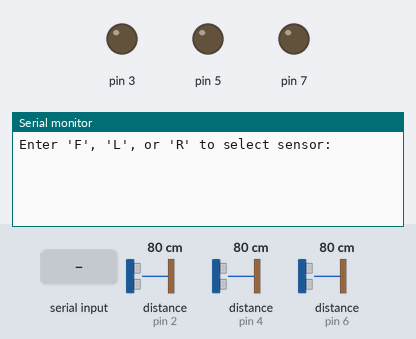
Bench run of a sketch on a simulated Arduino Uno, built with avr-gcc and run on an emulated ATmega328P. On the bench: output pins drawn as LEDs (lit = HIGH), the last lines printed to the serial monitor. The inputs (shaded band) are chosen by the test bench; at power-on: distance to the obstacle (sensors on pin 2, pin 4, pin 6) 80 cm. The echo pulse lasts 58.3 µs per cm.

Above: at 1.2 s.
1.3 s: "F\n" received over Serial
At 2.1 s:
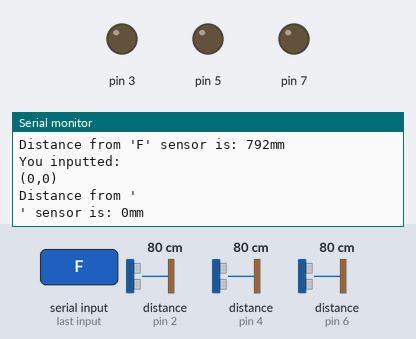
2.8 s: "L\n" received over Serial
At 2.91 s:
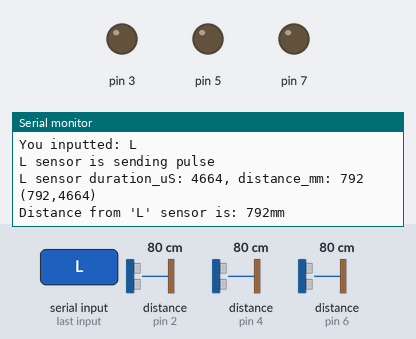
4.3 s: "R\n" received over Serial
At 4.41 s:
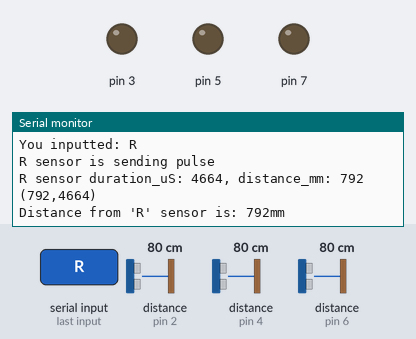

Measured:
- after the input at 1.3 s, the serial monitor: prints a new line at once (image 1)
- after the input at 2.8 s, the serial monitor: prints a new line at once (image 2)
- after the input at 4.3 s, the serial monitor: prints a new line at once (image 3)

The sketch:

ultrasonic_array_v2.ino
```cpp
#define SPEED_OF_SOUND_MM_PER_S 340000

struct uint16_tuple {
   uint16_t x;
   uint16_t y;
};

struct uint16_truple_tuple {
   uint16_tuple tupx;
   uint16_tuple tupy;
   uint16_tuple tupz;
};


class Ultrasonic { /////potentially get rid of the timeout_us and replace with #define to save 4bytes
  private:
    uint8_t _echo;
    uint8_t _trigger;
  public:
    char id_char;
    const uint8_t TRIGGER_LENGTH_US = 10;
    //const uint32_t SPEED_OF_SOUND_MM_PER_S = 340000;
    uint16_t prev_distance_mm;
    uint16_t curr_distance_mm;

    Ultrasonic(char char_name);
    void attach(uint8_t echo_pin, uint8_t trigger_pin);
    void sendPulse();
    uint16_tuple getDistanceMM(unsigned long timeout_us);
    void rememberDistance();
};

Ultrasonic::Ultrasonic(char char_name){
  id_char = char_name;
}

void Ultrasonic::attach(uint8_t echo_pin, uint8_t trigger_pin) {
  _echo = echo_pin;
  _trigger = trigger_pin;
  pinMode(_echo, INPUT);
  pinMode(_trigger, OUTPUT);
  digitalWrite(_trigger, LOW);
}

void Ultrasonic::sendPulse() {
  Serial.println(String(id_char) + " sensor is sending pulse");
  digitalWrite(_trigger, HIGH);
  delayMicroseconds(TRIGGER_LENGTH_US);
  digitalWrite(_trigger, LOW);
}

uint16_tuple Ultrasonic::getDistanceMM(unsigned long timeout_us) {
  sendPulse();
  uint16_t duration_uS = pulseIn(_echo, HIGH, timeout_us);
  curr_distance_mm = (SPEED_OF_SOUND_MM_PER_S * duration_uS * 1e-6) / 2;
  Serial.println(String(id_char) + " sensor duration_uS: " + String(duration_uS) + ", distance_mm: " + String(curr_distance_mm));

  uint16_tuple result = {curr_distance_mm, duration_uS};
  return result;
}

void Ultrasonic::rememberDistance() {
  prev_distance_mm = curr_distance_mm; //bookmark
}


//constants
#define TIME_BETWEEN_SENSORS_US (60 * 1000) //ideally, 60ms between triggering an ultrasonic prevents wave interference
#define PULSEIN_TIMEOUT_US 100000//the maximum time the pulseIn(...) function can take to wait for a signal. I think.


//objects
Ultrasonic FrontSensor('F');
Ultrasonic LeftSensor('L');
Ultrasonic RightSensor('R');


//variables

void setup() {
  RightSensor.attach(2,3); //echo, trigger
  FrontSensor.attach(4,5);
  LeftSensor.attach(6,7);


  Serial.begin(9600);

  //Serial.println("Speed of sound mm/second: " + String(FrontSensor.SPEED_OF_SOUND_MM_PER_S));
  Serial.println("Enter 'F', 'L', or 'R' to select sensor: ");
}


void printTuple(uint16_tuple tuple, bool new_line=true) {
  char end_char = (new_line) ? '\n':' ';
  Serial.print("(" + String(tuple.x) + "," + String(tuple.y) + ")" + end_char);
}

uint16_truple_tuple sweep() {
  uint16_truple_tuple distances_mm;

  distances_mm.tupx = LeftSensor.getDistanceMM(PULSEIN_TIMEOUT_US);
  distances_mm.tupy = FrontSensor.getDistanceMM(PULSEIN_TIMEOUT_US);
  distances_mm.tupz = RightSensor.getDistanceMM(PULSEIN_TIMEOUT_US);

  return distances_mm;

}

void user() {
  if (Serial.available() > 0) {
    char input = toupper(Serial.read());
    Serial.println("You inputted: " + String(input));

    uint16_tuple result;
    switch (input) {
      case 'F':
      Serial.println("1. Previous distance: " + String(FrontSensor.prev_distance_mm));
        result = FrontSensor.getDistanceMM(PULSEIN_TIMEOUT_US);
        Serial.println("2. Previous distance: " + String(FrontSensor.prev_distance_mm));
        break;
      case 'L':
        result = LeftSensor.getDistanceMM(PULSEIN_TIMEOUT_US);
        break;
      case 'R':
        result = RightSensor.getDistanceMM(PULSEIN_TIMEOUT_US);
        break;
      case 'S':
        uint16_truple_tuple distances_and_times = sweep();
        uint16_tuple left = distances_and_times.tupx;
        uint16_tuple front = distances_and_times.tupy;
        uint16_tuple right = distances_and_times.tupz;
        break;
      default:
        Serial.println("unrecognised sensor selection char");
        break;
    }

    printTuple(result);

    uint16_t current_distance_mm = result.x;
    uint16_t current_duration_us = result.y;
    Serial.println("Distance from '" + String(input) + "' sensor is: " + String(current_distance_mm) + "mm\n");

    FrontSensor.rememberDistance();
    LeftSensor.rememberDistance();
    RightSensor.rememberDistance();

  }
}


void loop() {
  user();


}
```
